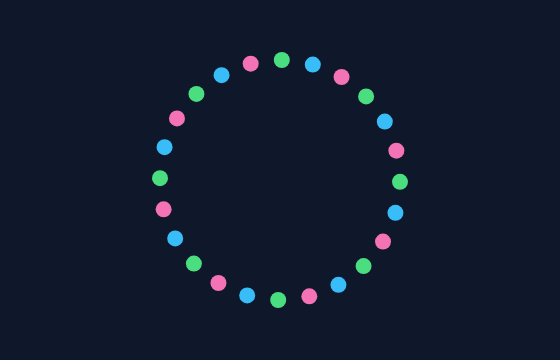
Frame 1 (no input)
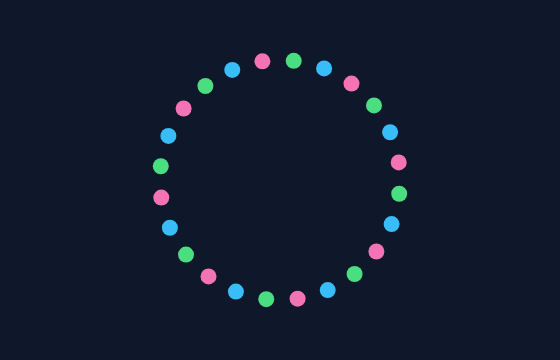
Frame 60 (no input)
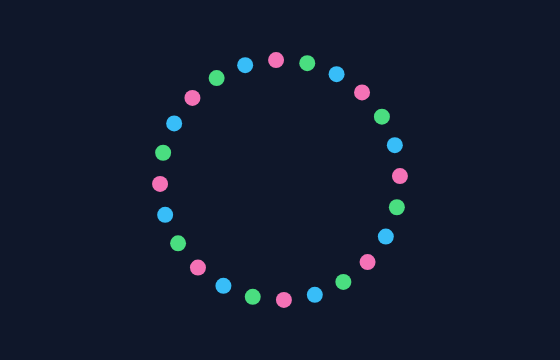
Frame 120 (the mouse pressed at the canvas centre since frame 60)

The p5.js sketch that drew these frames (run headless with seeded random() and noise() and a simulated clock; from frame 60 on, the mouse is pressed at the canvas centre):

// p5.js sketch
// ── sketch.js
function setup() { createCanvas(560, 360); noStroke(); }
function draw() { background(15,23,42); for(let i=0;i<24;i++){ let angle=frameCount*0.015+i*TWO_PI/24; paintDot(width/2+cos(angle)*120,height/2+sin(angle)*120,i); } }

// ── utils.js
const palette = ["#4ade80", "#38bdf8", "#f472b6"];
function paintDot(x,y,i) { fill(palette[i % palette.length]); circle(x,y,16); }
